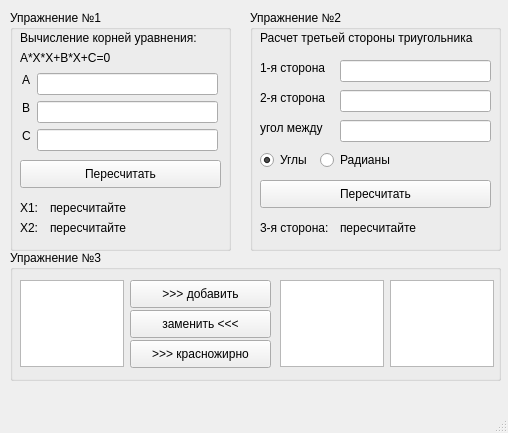
<?xml version="1.0" encoding="UTF-8"?>
<ui version="4.0">
 <class>MainWindow</class>
 <widget class="QMainWindow" name="MainWindow">
  <property name="geometry">
   <rect>
    <x>0</x>
    <y>0</y>
    <width>508</width>
    <height>433</height>
   </rect>
  </property>
  <property name="windowTitle">
   <string>MainWindow</string>
  </property>
  <widget class="QWidget" name="centralwidget">
   <widget class="QGroupBox" name="ex_1">
    <property name="geometry">
     <rect>
      <x>10</x>
      <y>10</y>
      <width>221</width>
      <height>241</height>
     </rect>
    </property>
    <property name="title">
     <string>Упражнение №1</string>
    </property>
    <widget class="QLineEdit" name="param_A">
     <property name="geometry">
      <rect>
       <x>27</x>
       <y>63</y>
       <width>181</width>
       <height>22</height>
      </rect>
     </property>
    </widget>
    <widget class="QLabel" name="label_A">
     <property name="geometry">
      <rect>
       <x>12</x>
       <y>62</y>
       <width>16</width>
       <height>16</height>
      </rect>
     </property>
     <property name="text">
      <string>A</string>
     </property>
    </widget>
    <widget class="QLabel" name="label_C">
     <property name="geometry">
      <rect>
       <x>12</x>
       <y>118</y>
       <width>16</width>
       <height>16</height>
      </rect>
     </property>
     <property name="text">
      <string>C</string>
     </property>
    </widget>
    <widget class="QLineEdit" name="param_C">
     <property name="geometry">
      <rect>
       <x>27</x>
       <y>119</y>
       <width>181</width>
       <height>22</height>
      </rect>
     </property>
    </widget>
    <widget class="QPushButton" name="calculate_1">
     <property name="geometry">
      <rect>
       <x>10</x>
       <y>150</y>
       <width>201</width>
       <height>28</height>
      </rect>
     </property>
     <property name="text">
      <string>Пересчитать</string>
     </property>
    </widget>
    <widget class="QLabel" name="label_X1">
     <property name="geometry">
      <rect>
       <x>10</x>
       <y>190</y>
       <width>20</width>
       <height>16</height>
      </rect>
     </property>
     <property name="text">
      <string>X1:</string>
     </property>
    </widget>
    <widget class="QLabel" name="label_X2">
     <property name="geometry">
      <rect>
       <x>10</x>
       <y>210</y>
       <width>20</width>
       <height>16</height>
      </rect>
     </property>
     <property name="text">
      <string>X2:</string>
     </property>
    </widget>
    <widget class="QLabel" name="label_RES1">
     <property name="geometry">
      <rect>
       <x>40</x>
       <y>190</y>
       <width>165</width>
       <height>16</height>
      </rect>
     </property>
     <property name="text">
      <string>пересчитайте</string>
     </property>
    </widget>
    <widget class="QLabel" name="label_RES2">
     <property name="geometry">
      <rect>
       <x>40</x>
       <y>210</y>
       <width>165</width>
       <height>16</height>
      </rect>
     </property>
     <property name="text">
      <string>пересчитайте</string>
     </property>
    </widget>
    <widget class="QLabel" name="label">
     <property name="geometry">
      <rect>
       <x>10</x>
       <y>20</y>
       <width>187</width>
       <height>16</height>
      </rect>
     </property>
     <property name="text">
      <string>Вычисление корней уравнения:</string>
     </property>
    </widget>
    <widget class="QLabel" name="label_2">
     <property name="geometry">
      <rect>
       <x>10</x>
       <y>40</y>
       <width>103</width>
       <height>16</height>
      </rect>
     </property>
     <property name="text">
      <string>A*X*X+B*X+C=0</string>
     </property>
    </widget>
    <widget class="QLabel" name="label_B">
     <property name="geometry">
      <rect>
       <x>12</x>
       <y>90</y>
       <width>16</width>
       <height>16</height>
      </rect>
     </property>
     <property name="text">
      <string>B</string>
     </property>
    </widget>
    <widget class="QLineEdit" name="param_B">
     <property name="geometry">
      <rect>
       <x>27</x>
       <y>91</y>
       <width>181</width>
       <height>22</height>
      </rect>
     </property>
    </widget>
   </widget>
   <widget class="QGroupBox" name="ex_2">
    <property name="geometry">
     <rect>
      <x>250</x>
      <y>10</y>
      <width>251</width>
      <height>241</height>
     </rect>
    </property>
    <property name="title">
     <string>Упражнение №2</string>
    </property>
    <widget class="QLineEdit" name="param_S1">
     <property name="geometry">
      <rect>
       <x>90</x>
       <y>50</y>
       <width>151</width>
       <height>22</height>
      </rect>
     </property>
    </widget>
    <widget class="QLabel" name="label_S1">
     <property name="geometry">
      <rect>
       <x>10</x>
       <y>50</y>
       <width>70</width>
       <height>16</height>
      </rect>
     </property>
     <property name="text">
      <string>1-я сторона</string>
     </property>
    </widget>
    <widget class="QLabel" name="label_ANG">
     <property name="geometry">
      <rect>
       <x>10</x>
       <y>110</y>
       <width>67</width>
       <height>16</height>
      </rect>
     </property>
     <property name="text">
      <string>угол между</string>
     </property>
    </widget>
    <widget class="QLineEdit" name="param_ANG">
     <property name="geometry">
      <rect>
       <x>90</x>
       <y>110</y>
       <width>151</width>
       <height>22</height>
      </rect>
     </property>
    </widget>
    <widget class="QPushButton" name="calculate_3">
     <property name="geometry">
      <rect>
       <x>10</x>
       <y>170</y>
       <width>231</width>
       <height>28</height>
      </rect>
     </property>
     <property name="text">
      <string>Пересчитать</string>
     </property>
    </widget>
    <widget class="QLabel" name="label_X2_3">
     <property name="geometry">
      <rect>
       <x>10</x>
       <y>210</y>
       <width>75</width>
       <height>16</height>
      </rect>
     </property>
     <property name="text">
      <string>3-я сторона:</string>
     </property>
    </widget>
    <widget class="QLabel" name="label_S3">
     <property name="geometry">
      <rect>
       <x>90</x>
       <y>210</y>
       <width>151</width>
       <height>16</height>
      </rect>
     </property>
     <property name="text">
      <string>пересчитайте</string>
     </property>
    </widget>
    <widget class="QLabel" name="label_5">
     <property name="geometry">
      <rect>
       <x>10</x>
       <y>20</y>
       <width>227</width>
       <height>16</height>
      </rect>
     </property>
     <property name="text">
      <string>Расчет третьей стороны триугольника</string>
     </property>
    </widget>
    <widget class="QLabel" name="label_S2">
     <property name="geometry">
      <rect>
       <x>10</x>
       <y>80</y>
       <width>70</width>
       <height>16</height>
      </rect>
     </property>
     <property name="text">
      <string>2-я сторона</string>
     </property>
    </widget>
    <widget class="QLineEdit" name="param_S2">
     <property name="geometry">
      <rect>
       <x>90</x>
       <y>80</y>
       <width>151</width>
       <height>22</height>
      </rect>
     </property>
    </widget>
    <widget class="QRadioButton" name="param_DEG">
     <property name="geometry">
      <rect>
       <x>10</x>
       <y>140</y>
       <width>55</width>
       <height>20</height>
      </rect>
     </property>
     <property name="text">
      <string>Углы</string>
     </property>
     <property name="checked">
      <bool>true</bool>
     </property>
    </widget>
    <widget class="QRadioButton" name="param_RAD">
     <property name="geometry">
      <rect>
       <x>70</x>
       <y>140</y>
       <width>78</width>
       <height>20</height>
      </rect>
     </property>
     <property name="text">
      <string>Радианы</string>
     </property>
    </widget>
   </widget>
   <widget class="QGroupBox" name="groupBox">
    <property name="geometry">
     <rect>
      <x>10</x>
      <y>250</y>
      <width>491</width>
      <height>131</height>
     </rect>
    </property>
    <property name="title">
     <string>Упражнение №3</string>
    </property>
    <widget class="QPlainTextEdit" name="text_1">
     <property name="geometry">
      <rect>
       <x>10</x>
       <y>30</y>
       <width>104</width>
       <height>87</height>
      </rect>
     </property>
    </widget>
    <widget class="QPlainTextEdit" name="text_2">
     <property name="geometry">
      <rect>
       <x>270</x>
       <y>30</y>
       <width>104</width>
       <height>87</height>
      </rect>
     </property>
    </widget>
    <widget class="QPushButton" name="add">
     <property name="geometry">
      <rect>
       <x>120</x>
       <y>30</y>
       <width>141</width>
       <height>28</height>
      </rect>
     </property>
     <property name="text">
      <string>&gt;&gt;&gt; добавить</string>
     </property>
    </widget>
    <widget class="QPushButton" name="set">
     <property name="geometry">
      <rect>
       <x>120</x>
       <y>60</y>
       <width>141</width>
       <height>28</height>
      </rect>
     </property>
     <property name="text">
      <string>заменить &lt;&lt;&lt;</string>
     </property>
    </widget>
    <widget class="QPushButton" name="redbold">
     <property name="geometry">
      <rect>
       <x>120</x>
       <y>90</y>
       <width>141</width>
       <height>28</height>
      </rect>
     </property>
     <property name="text">
      <string>&gt;&gt;&gt; красножирно</string>
     </property>
    </widget>
    <widget class="QTextEdit" name="text_3">
     <property name="geometry">
      <rect>
       <x>380</x>
       <y>30</y>
       <width>104</width>
       <height>87</height>
      </rect>
     </property>
    </widget>
   </widget>
  </widget>
  <widget class="QMenuBar" name="menubar">
   <property name="geometry">
    <rect>
     <x>0</x>
     <y>0</y>
     <width>508</width>
     <height>26</height>
    </rect>
   </property>
  </widget>
  <widget class="QStatusBar" name="statusbar"/>
 </widget>
 <resources/>
 <connections/>
</ui>
